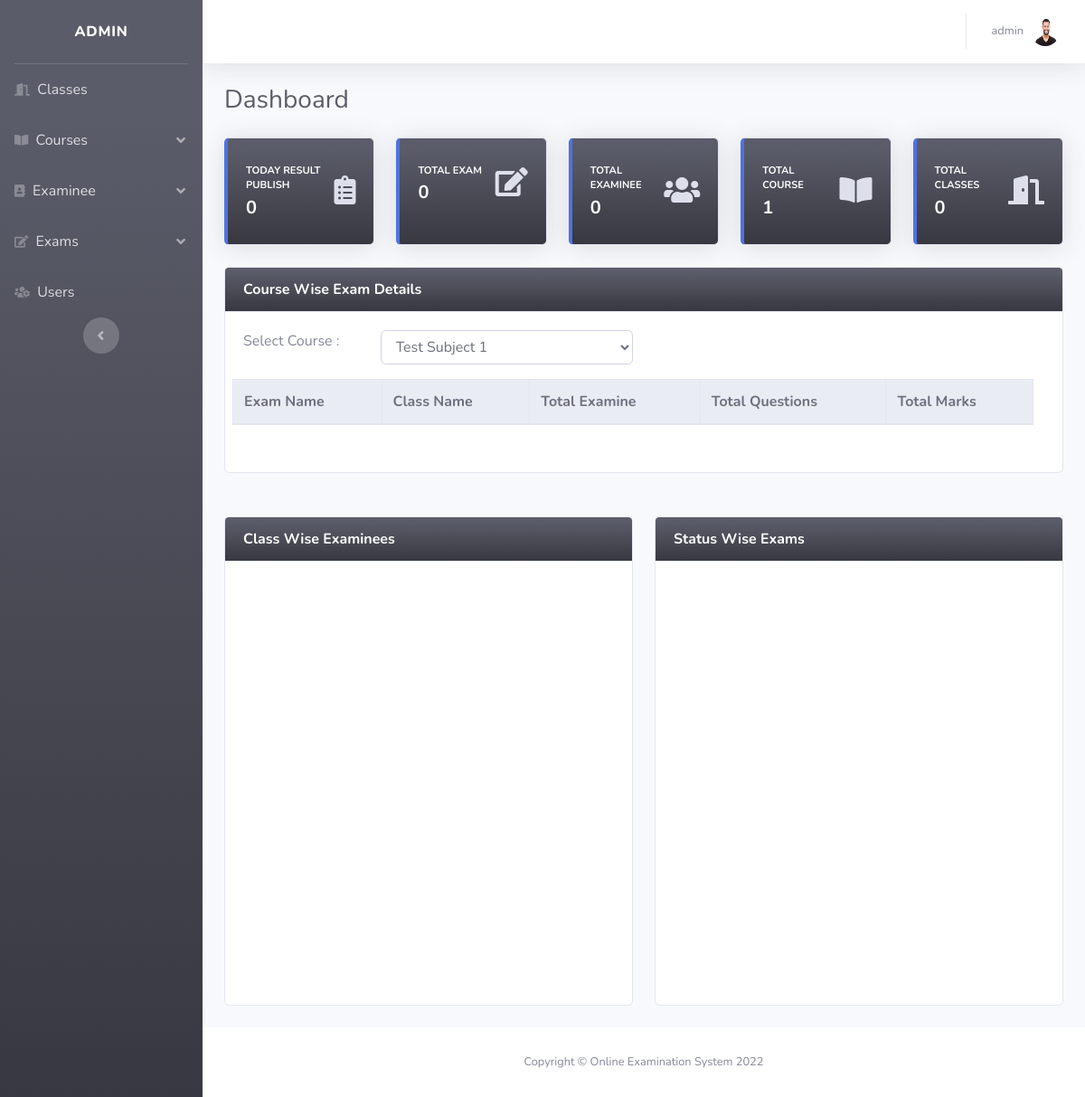
The page /admin/dashboard.php (signed in) on the database its author committed.
### tables this page shows
CREATE TABLE `user_soes` (
  `user_id` int(11) NOT NULL,
  `user_name` varchar(100) DEFAULT NULL,
  `user_contact_no` varchar(20) DEFAULT NULL,
  `user_email` varchar(50) DEFAULT NULL,
  `user_password` varchar(100) DEFAULT NULL,
  `user_type` varchar(20) DEFAULT NULL,
  `user_profile` varchar(50) NOT NULL,
  `user_status` varchar(12) NOT NULL,
  `user_created_on` datetime DEFAULT NULL
);

### admin/soes.php (called while the page is built, shortened)
<?php
class soes
{
	public $connect;
	public $query;
	function soes()
	{
		$this->connect = new PDO("mysql:host=localhost;dbname=oes", "root", "");
	}
	function get_result()
	{
		return $this->connect->query($this->query, PDO::FETCH_ASSOC);
	}
	function Get_total_classes()
	{
		$this->query = "
		SELECT COUNT(class_id) as Total
		FROM class_soes
		WHERE class_status = 'Enable'
		";
		$result = $this->get_result();
		foreach($result as $row)
		{
			return $row["Total"];
		}
	}
	function Get_total_subject()
	{
		$this->query = "
		SELECT COUNT(subject_id) as Total
		FROM subject_soes
		WHERE subject_status = 'Enable'
		";
		$result = $this->get_result();
		foreach($result as $row)
		{
			return $row["Total"];
		}
	}
	function Get_total_student()
	{
		$this->query = "
		SELECT COUNT(student_id) as Total
		FROM student_soes
		WHERE student_status = 'Enable'
		";
		$result = $this->get_result();
		foreach($result as $row)
		{
			return $row["Total"];
		}
	}
	function Get_total_exam()
	{
		$this->query = "
		SELECT COUNT(exam_id) as Total
		FROM exam_soes
		";
		$result = $this->get_result();
		foreach($result as $row)
		{
			return $row["Total"];
		}
	}
	function Get_total_result()
	{
		$this->query = "
		SELECT COUNT(exam_id) as Total
		FROM exam_soes
		WHERE exam_result_datetime != '0000-00-00 00:00:00'
		";
		$result = $this->get_result();
		foreach($result as $row)
		{
			return $row["Total"];
		}
	}
}
?>

### admin/dashboard.php (the view, shortened to what this page needs)
<?php
include('soes.php');
$object = new soes();
include('header.php');
$object->query = "
                    SELECT * FROM subject_soes
                    WHERE subject_status = 'Enable'
                    ORDER BY subject_name ASC
                    ";
$courses = $object->get_result();
?>
<h1 class="h3 mb-4 text-gray-800">Dashboard</h1>
<div class="row row-cols-5">
    <div class="col mb-4">
        <div class="card border-left-primary shadow bg-gradient-dark text-white h-100 py-2">
            <div class="card-body">
                <div class="row no-gutters align-items-center">
                    <div class="col mr-2">
                        <div class="text-xs font-weight-bold text-uppercase mb-1">
                            Today Result Publish
                        </div>
                        <div class="h5 mb-0 font-weight-bold"><?php echo $object->Get_total_result(); ?></div>
                    </div>
                    <div class="col-auto">
                        <i class="fa fa-clipboard-list fa-2x text-gray-300"></i>
                    </div>
                </div>
            </div>
        </div>
    </div>
    <div class="col mb-4">
        <div class="card border-left-primary shadow bg-gradient-dark text-white h-100 py-2">
            <div class="card-body">
                <div class="row no-gutters align-items-center">
                    <div class="col mr-2">
                        <div class="text-xs font-weight-bold text-uppercase mb-1">
                            Total Exam
                        </div>
                        <div class="h5 mb-0 font-weight-bold"><?php echo $object->Get_total_exam(); ?></div>
                    </div>
                    <div class="col-auto">
                        <i class="fa fa-edit fa-2x text-gray-300"></i>
                    </div>
                </div>
            </div>
        </div>
    </div>
    <div class="col mb-4">
        <div class="card border-left-primary shadow bg-gradient-dark text-white h-100 py-2">
            <div class="card-body">
                <div class="row no-gutters align-items-center">
                    <div class="col mr-2">
                        <div class="text-xs font-weight-bold text-uppercase mb-1">Total Examinee
                        </div>
                        <div class="row no-gutters align-items-center">
                            <div class="col-auto">
                                <div class="h5 mb-0 mr-3 font-weight-bold"><?php echo $object->Get_total_student(); ?></div>
                            </div>
                        </div>
                    </div>
                    <div class="col-auto">
                        <i class="fas fa-users fa-2x text-gray-300"></i>
                    </div>
                </div>
            </div>
        </div>
    </div>
    <div class="col mb-4">
        <div class="card border-left-primary shadow bg-gradient-dark text-white h-100 py-2">
            <div class="card-body">
                <div class="row no-gutters align-items-center">
                    <div class="col mr-2">
                        <div class="text-xs font-weight-bold text-uppercase mb-1">
                            Total Course
                        </div>
                        <div class="h5 mb-0 font-weight-bold"><?php echo $object->Get_total_subject(); ?></div>
                    </div>
                    <div class="col-auto">
                        <i class="fas fa-book-open fa-2x text-gray-300"></i>
                    </div>
                </div>
            </div>
        </div>
    </div>
    <div class="col mb-4">
        <div class="card border-left-primary bg-gradient-dark text-white shadow h-100 py-2">
            <div class="card-body">
                <div class="row no-gutters align-items-center">
                    <div class="col mr-2">
                        <div class="text-xs font-weight-bold text-uppercase mb-1">
                            Total Classes
                        </div>
                        <div class="h5 mb-0 font-weight-bold"><?php echo $object->Get_total_classes(); ?></div>
                    </div>
                    <div class="col-auto">
                        <i class="fas fa-door-open fa-2x text-gray-300"></i>
                    </div>
                </div>
            </div>
        </div>
    </div>
</div>
<div class="row">
    <div class="col-md-12">
        <div class="card">
            <div class="card-header bg-gradient-dark text-white">
                <strong>Course Wise Exam Details</strong>
            </div>
            <div class="card-body">
                <div class="row form-group">
                    <label for="course_id" class="col-md-2">Select Course :</label>
                    <div class="col-md-4">
                        <select name="course_id" class="form-control course_id" id="course_id">
                            <?php
                            foreach ($courses as $key => $row) {
                                echo '<option value="' . $row["subject_id"] . '">' . $row["subject_name"] . '</option>';
                            }
                            ?>
                        </select>
                    </div>
                </div>
                <div class="row form-group table-responsive">
                    <table class="table table-bordered">
                        <thead class="thead-light">
                        <tr>
                            <th scope="col">Exam Name</th>
                            <th scope="col">Class Name</th>
                            <th scope="col">Total Examine</th>
                            <th scope="col">Total Questions</th>
                            <th scope="col">Total Marks</th>
                        </tr>
                        </thead>
                    </table>
                </div>
            </div>
        </div>
    </div>
</div>
<br>
<br>
<div class="row">
    <div class="col-md-6">
        <div class="card">
            <div class="card-header bg-gradient-dark text-white">
                <strong>Class Wise Examinees</strong>
            </div>
            <div class="card-body">
                <div id="columnChart" style="width: 100%; height: 450px;"></div>
            </div>
        </div>
    </div>
    <div class="col-md-6">
        <div class="card">
            <div class="card-header bg-gradient-dark text-white">
                <strong>Status Wise Exams</strong>
            </div>
            <div class="card-body">
                <div id="piechart" style="width: 100%; height: 450px;"></div>
            </div>
        </div>
    </div>
</div>
<br>
<?php
include('footer.php');
?>

### admin/header.php (shortened to what this page needs)
<!DOCTYPE html>
<html lang="en">
<head>
    <link href="../vendor/fontawesome-free/css/all.min.css" rel="stylesheet" type="text/css">
    <link href="../css/sb-admin-2.min.css" rel="stylesheet">
    <link href="../vendor/datatables/dataTables.bootstrap4.min.css" rel="stylesheet">
    <link rel="stylesheet" type="text/css" href="../vendor/parsley/parsley.css"/>
    <link rel="stylesheet" type="text/css" href="../vendor/bootstrap-select/bootstrap-select.min.css"/>
    <link rel="stylesheet" type="text/css" href="../vendor/datepicker/bootstrap-datepicker.css"/>
    <link rel="stylesheet" type="text/css" href="../vendor/datetimepicker/bootstrap-datetimepicker.css"/>
</head>
<body id="page-top">
    <div id="wrapper">
        <ul class="navbar-nav bg-gradient-dark sidebar sidebar-dark accordion" id="accordionSidebar">
            <a class="sidebar-brand d-flex align-items-center justify-content-center" href="dashboard.php">
                <div class="sidebar-brand-text mx-3">Admin</div>
            </a>
            <hr class="sidebar-divider my-0">
            <li class="nav-item">
                <a class="nav-link" href="classes.php">
                    <i class="fas fa-door-open"></i>
                    <span style="font-size: 16px">Classes</span></a>
            </li>
            <li class="nav-item">
                <a class="nav-link" href="#" data-toggle="collapse" data-target="#subject_collapse" aria-expanded="false" aria-controls="subject_collapse">
                    <i class="fas fa-book-open"></i>
                    <span style="font-size: 16px">Courses</span>
                </a>
            </li>
            <li class="nav-item">
                <a class="nav-link" href="#" data-toggle="collapse" data-target="#student_collapse" aria-expanded="false" aria-controls="student_collapse">
                    <i class="fas fa-address-book"></i>
                    <span style="font-size: 16px">Examinee</span>
                </a>
            </li>
            <li class="nav-item">
                <a class="nav-link" href="#" data-toggle="collapse" data-target="#exam_collapse" aria-expanded="false" aria-controls="exam_collapse">
                    <i class="fas fa-edit"></i>
                    <span style="font-size: 16px">Exams</span>
                </a>
            </li>
            <li class="nav-item">
                <a class="nav-link" href="user.php">
                    <i class="fas fa-users-cog"></i>
                    <span style="font-size: 16px">Users</span></a>
            </li>
            <div class="text-center d-none d-md-inline">
                <button class="rounded-circle border-0" id="sidebarToggle"></button>
            </div>
        </ul>
        <div id="content-wrapper" class="d-flex flex-column">
            <div id="content">
                <nav class="navbar navbar-expand navbar-light bg-white topbar mb-4 static-top shadow">
                    <ul class="navbar-nav ml-auto">
                        <?php
                        $object->query = "
                        SELECT * FROM user_soes
                        WHERE user_id = '".$_SESSION['user_id']."'
                        ";
                        $user_result = $object->get_result();
                        $user_name = '';
                        $user_profile_image = '';
                        foreach($user_result as $row)
                        {
                            if($row['user_name'] != '')
                            {
                                $user_name = $row['user_name'];
                            }
                            else
                            {
                                $user_name = 'Master';
                            }
                            if($row['user_profile'] != '')
                            {
                                $user_profile_image = $row['user_profile'];
                            }
                            else
                            {
                                $user_profile_image = '../img/undraw_profile.svg';
                            }
                        }
                        ?>
                        <li class="nav-item dropdown no-arrow">
                            <a class="nav-link dropdown-toggle" href="#" id="userDropdown" role="button"
                                data-toggle="dropdown" aria-haspopup="true" aria-expanded="false">
                                <span class="mr-2 d-none d-lg-inline text-gray-600 small" id="user_profile_name"><?php echo $user_name; ?></span>
                                <img class="img-profile rounded-circle"
                                    src="<?php echo $user_profile_image; ?>" id="user_profile_image">
                            </a>
                        </li>
                    </ul>
                </nav>
                <div class="container-fluid">

### rows shown on the page
user_soes: user_name "admin", user_profile (picture)

### other values the page prints
$object->Get_total_result() "0"
$object->Get_total_exam() "0"
$object->Get_total_student() "0"
$object->Get_total_subject() "1"
$object->Get_total_classes() "0"
form field course_id "Test Subject 1"
